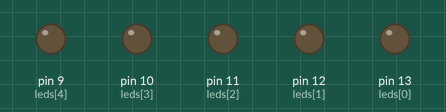
The sketch below on a simulated Arduino Uno, built with avr-gcc and run on an emulated ATmega328P. On the bench: output pins drawn as LEDs (lit = HIGH).

Above: at 0.1 s.
At 5.1 s:
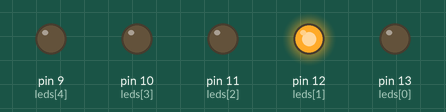
At 7.1 s:
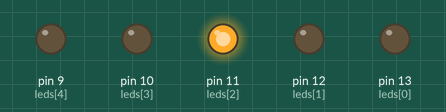
At 11.1 s:
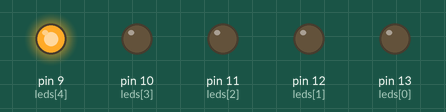
At 26.1 s:
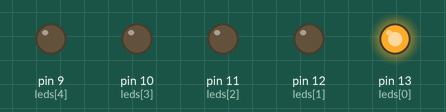
At 36.1 s:
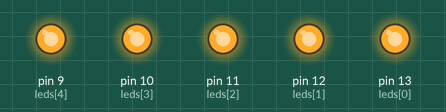
Timing chart, 0 to 37.6 s (numbered marks = the images above):
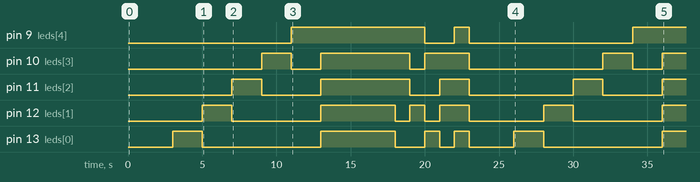

The sketch:

Blink23.ino
```cpp
int leds[] = {13, 12, 11, 10, 9};

int patterns[][5] = {
  {0, 0, 0, 0, 0}, // 3
  {1, 0, 0, 0, 0}, // 2
  {0, 1, 0, 0, 0}, // 2
  {0, 0, 1, 0, 0}, // 2
  {0, 0, 0, 1, 0}, // 2
  {0, 0, 0, 0, 1}, // 2
  {1, 1, 1, 1, 1}, // 5
  {0, 0, 1, 1, 1}, // 1
  {0, 1, 0, 0, 1}, // 1
  {1, 0, 0, 1, 0}, // 1
  {0, 1, 1, 1, 0}, // 1
  {1, 1, 1, 1, 1}, // 1
};


int delays[] = {3000, 2000, 2000, 2000, 2000, 2000, 5000, 1000, 1000, 1000, 1000, 1000};

void setup() {
  for (int i = 0; i < 5; i++) {
    pinMode(leds[i], OUTPUT);
  }
}

void blink23() {
  for (int i = 0; i < 12; i++) {
    for (int j = 0; j < 5; j++) {
      digitalWrite(leds[j], patterns[i][j]);
    }
    delay(delays[i]);
  }
}

void loop() {
  blink23();
}
```

Measured:
- by itself, pin 9 (leds[4]): goes HIGH 9.0 s, LOW 2.0 s, HIGH 1.0 s, LOW 11.0 s, then HIGH
- by itself, pin 10 (leds[3]): LOW → HIGH at 9.0 s, → LOW 2.0 s later, → HIGH 2.0 s later, → LOW 6.0 s later, … (9 changes in this stretch)
- by itself, pin 11 (leds[2]): LOW → HIGH at 7.0 s, → LOW 2.0 s later, → HIGH 4.0 s later, → LOW 6.0 s later, … (9 changes in this stretch)
- by itself, pin 12 (leds[1]): LOW → HIGH at 5.0 s, → LOW 2.0 s later, → HIGH 6.0 s later, → LOW 5.0 s later, … (11 changes in this stretch)
- by itself, pin 13 (leds[0]): LOW → HIGH at 3.0 s, → LOW 2.0 s later, → HIGH 8.0 s later, → LOW 5.0 s later, … (11 changes in this stretch)
